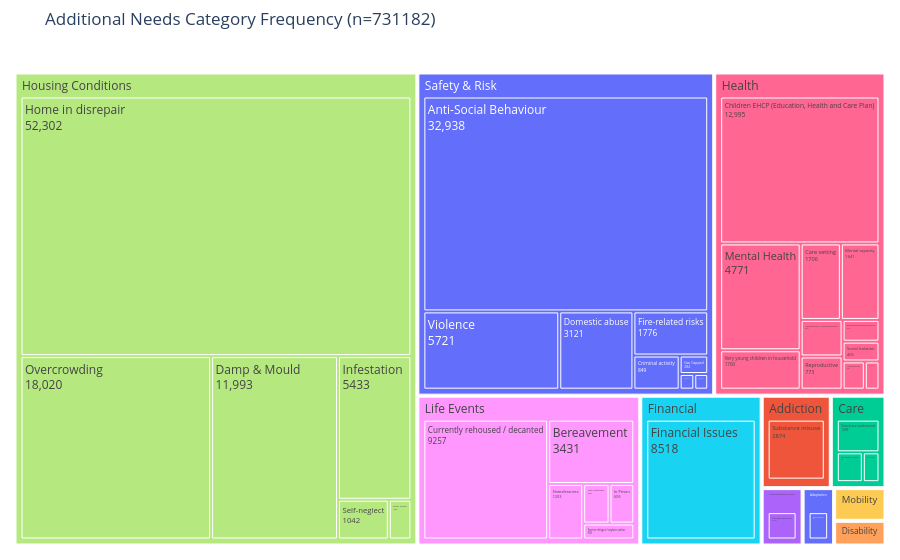

This figure's notebook cell:
### Markdown cell above
## Analyse class imbalance (combined/dropped categories)

### Code cell
analyse_class_imbalance(df_v2, taxonomy_v2)

### Figure 1 — Plotly figure (JSON) as saved in the notebook; plotly's stock layout.template omitted (floating-point values rounded to 4 significant figures)
{"data": [{"branchvalues": "total", "customdata": [[847, "Adaptation"], [847, "Adaptation"], [2994, "Addiction"], [120, "Addiction"], [2874, "Addiction"], [2370, "Care"], [1239, "Care"], [689, "Care"], [442, "Care"], [1100, "Communication needs"], [1100, "Communication needs"], [594, "Disability"], [594, "Disability"], [8518, "Financial"], [8518, "Financial"], [348, "Health"], [405, "Health"], [230, "Health"], [25926, "Health"], [446, "Health"], [851, "Health"], [773, "Health"], [1760, "Health"], [1641, "Health"], [12995, "Health"], [4771, "Health"], [1706, "Health"], [89252, "Housing Conditions"], [11993, "Housing Conditions"], [5433, "Housing Conditions"], [1042, "Housing Conditions"], [18020, "Housing Conditions"], [52302, "Housing Conditions"], [462, "Housing Conditions"], [3431, "Life Events"], [503, "Life Events"], [606, "Life Events"], [645, "Life Events"], [1203, "Life Events"], [9257, "Life Events"], [15645, "Life Events"], [786, "Mobility"], [786, "Mobility"], [32938, "Safety & Risk"], [849, "Safety & Risk"], [44929, "Safety & Risk"], [117, "Safety & Risk"], [123, "Safety & Risk"], [3121, "Safety & Risk"], [1776, "Safety & Risk"], [5721, "Safety & Risk"], [284, "Safety & Risk"]], "domain": {"x": [0, 1], "y": [0, 1]}, "hovertemplate": "<b>%{label}</b><br>Count: %{value:,}<extra></extra>", "ids": ["Adaptation", "Adaptation/Requires adapted property", "Addiction", "Addiction/Gambling", "Addiction/Substance misuse", "Care", "Care/Social care involvement", "Care/Care experienced or setting", "Care/Has caring responsibility", "Communication needs", "Communication needs/Communication needs", "Disability", "Disability/Sensory", "Financial", "Financial/Financial Issues", "Health/Cognitive impairment", "Health/Social Isolation", "Health/Poor health or terminally ill", "Health", "Health/Breathing (respiratory) problems", "Health/Neurodiversity / Learning Disability", "Health/Reproductive", "Health/Very young children in household", "Health/Mental capacity", "Health/Children EHCP (Education, Health and Care Plan)", "Health/Mental Health", "Health/Care setting", "Housing Conditions", "Housing Conditions/Damp & Mould", "Housing Conditions/Infestation", "Housing Conditions/Self-neglect", "Housing Conditions/Overcrowding", "Housing Conditions/Home in disrepair", "Housing Conditions/Basic needs", "Life Events/Bereavement", "Life Events/Former refugee / asylum seeker", "Life Events/In Prison", "Life Events/Left institution ", "Life Events/Homelessness", "Life Events/Currently rehoused / decanted", "Life Events", "Mobility", "Mobility/Mobility", "Safety & Risk/Anti-Social Behaviour", "Safety & Risk/Criminal activity", "Safety & Risk", "Safety & Risk/Children at risk", "Safety & Risk/Risk of exploitation", "Safety & Risk/Domestic abuse", "Safety & Risk/Fire-related risks", "Safety & Risk/Violence", "Safety & Risk/Gas Capped"], "labels": ["Adaptation", "Requires adapted property", "Addiction", "Gambling", "Substance misuse", "Care", "Social care involvement", "Care experienced or setting", "Has caring responsibility", "Communication needs", "Communication needs", "Disability", "Sensory", "Financial", "Financial Issues", "Cognitive impairment", "Social Isolation", "Poor health or terminally ill", "Health", "Breathing (respiratory) problems", "Neurodiversity / Learning Disability", "Reproductive", "Very young children in household", "Mental capacity", "Children EHCP (Education, Health and Care Plan)", "Mental Health", "Care setting", "Housing Conditions", "Damp & Mould", "Infestation", "Self-neglect", "Overcrowding", "Home in disrepair", "Basic needs", "Bereavement", "Former refugee / asylum seeker", "In Prison", "Left institution ", "Homelessness", "Currently rehoused / decanted", "Life Events", "Mobility", "Mobility", "Anti-Social Behaviour", "Criminal activity", "Safety & Risk", "Children at risk", "Risk of exploitation", "Domestic abuse", "Fire-related risks", "Violence", "Gas Capped"], "marker": {"colors": ["#636efa", "#636efa", "#EF553B", "#EF553B", "#EF553B", "#00cc96", "#00cc96", "#00cc96", "#00cc96", "#ab63fa", "#ab63fa", "#FFA15A", "#FFA15A", "#19d3f3", "#19d3f3", "#FF6692", "#FF6692", "#FF6692", "#FF6692", "#FF6692", "#FF6692", "#FF6692", "#FF6692", "#FF6692", "#FF6692", "#FF6692", "#FF6692", "#B6E880", "#B6E880", "#B6E880", "#B6E880", "#B6E880", "#B6E880", "#B6E880", "#FF97FF", "#FF97FF", "#FF97FF", "#FF97FF", "#FF97FF", "#FF97FF", "#FF97FF", "#FECB52", "#FECB52", "#636efa", "#636efa", "#636efa", "#636efa", "#636efa", "#636efa", "#636efa", "#636efa", "#636efa"]}, "name": "", "parents": ["", "Adaptation", "", "Addiction", "Addiction", "", "Care", "Care", "Care", "", "Communication needs", "", "Disability", "", "Financial", "Health", "Health", "Health", "", "Health", "Health", "Health", "Health", "Health", "Health", "Health", "Health", "", "Housing Conditions", "Housing Conditions", "Housing Conditions", "Housing Conditions", "Housing Conditions", "Housing Conditions", "Life Events", "Life Events", "Life Events", "Life Events", "Life Events", "Life Events", "", "", "Mobility", "Safety & Risk", "Safety & Risk", "", "Safety & Risk", "Safety & Risk", "Safety & Risk", "Safety & Risk", "Safety & Risk", "Safety & Risk"], "textinfo": "label+value", "type": "treemap", "values": [847.0, 847.0, 2994.0, 120.0, 2874.0, 2370.0, 1239.0, 689.0, 442.0, 1100.0, 1100.0, 594.0, 594.0, 8518.0, 8518.0, 348.0, 405.0, 230.0, 25930.0, 446.0, 851.0, 773.0, 1760.0, 1641.0, 13000.0, 4771.0, 1706.0, 89250.0, 11990.0, 5433.0, 1042.0, 18020.0, 52300.0, 462.0, 3431.0, 503.0, 606.0, 645.0, 1203.0, 9257.0, 15640.0, 786.0, 786.0, 32940.0, 849.0, 44930.0, 117.0, 123.0, 3121.0, 1776.0, 5721.0, 284.0]}], "layout": {"legend": {"tracegroupgap": 0}, "margin": {"b": 10, "l": 10, "r": 10, "t": 50}, "title": {"text": "Additional Needs Category Frequency (n=731182)"}}}
